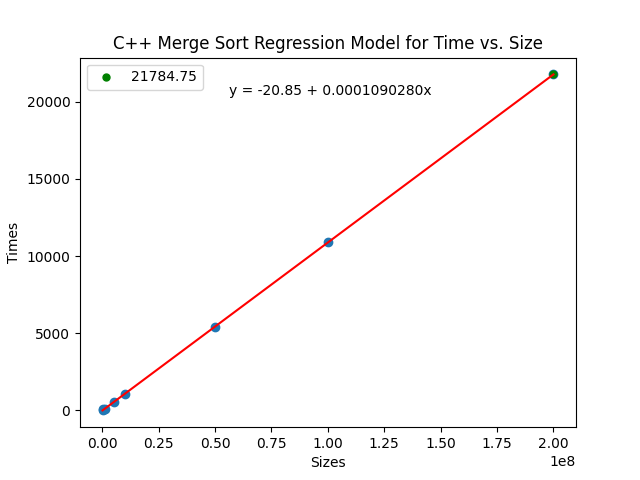

Write Python code to recreate this figure.
import pandas as pd
import matplotlib.pyplot as plt
from sklearn.linear_model import LinearRegression


data = {'Sizes': [100000, 500000, 1000000, 5000000, 10000000, 50000000, 100000000],
        'Times': [9.74, 50.36, 98.54, 504.12, 1038.80, 5430.97, 10885.61]}
df = pd.DataFrame(data)


X = df[['Sizes']]
y = df['Times']
model = LinearRegression().fit(X, y)

# Predict a new value
new_size = [[200000000]] 
predicted_time = model.predict(new_size)


df_predicted = pd.DataFrame({'Sizes': new_size[0], 'Times': predicted_time})
df_combined = pd.concat([df, df_predicted]).sort_values(by='Sizes')


plt.scatter(df_combined['Sizes'], df_combined['Times'])
plt.plot(df_combined['Sizes'], model.predict(df_combined[['Sizes']]), color='red')
plt.xlabel('Sizes')
plt.ylabel('Times')
plt.title('C++ Merge Sort Regression Model for Time vs. Size')


plt.scatter(df_predicted['Sizes'], df_predicted['Times'], color='green', label=f'{predicted_time[0]:.2f}', s=25)


equation = f'y = {model.intercept_:.2f} + {model.coef_[0]:.10f}x'
plt.text(0.3, 0.9, equation, transform=plt.gca().transAxes)

print(f"The predicted time for a size of {new_size[0][0]} is {predicted_time[0]:.2f}")
plt.legend()

plt.savefig('C++Sort.png')



